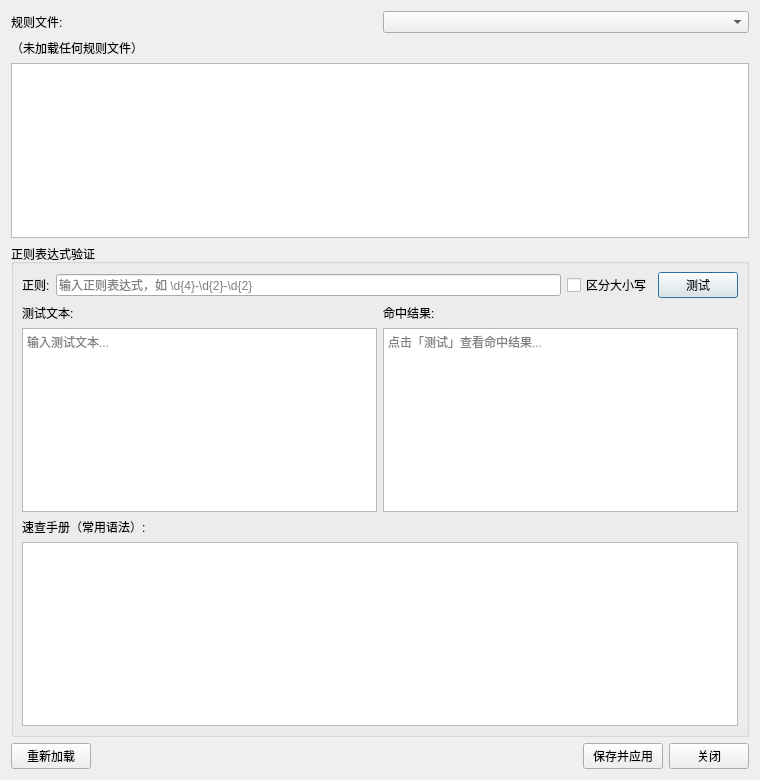
<?xml version="1.0" encoding="UTF-8"?>
<ui version="4.0">
 <class>RuleEditorDialog</class>
 <widget class="QDialog" name="RuleEditorDialog">
  <property name="geometry">
   <rect>
    <x>0</x>
    <y>0</y>
    <width>760</width>
    <height>780</height>
   </rect>
  </property>
  <property name="minimumSize">
   <size>
    <width>760</width>
    <height>780</height>
   </size>
  </property>
  <property name="windowTitle">
   <string>规则编辑器</string>
  </property>
  <layout class="QVBoxLayout" name="main_layout">
   <item>
    <layout class="QHBoxLayout" name="file_layout">
     <item>
      <widget class="QLabel" name="file_label">
       <property name="text">
        <string>规则文件:</string>
       </property>
      </widget>
     </item>
     <item>
      <widget class="QComboBox" name="file_combo"/>
     </item>
    </layout>
   </item>
   <item>
    <widget class="QLabel" name="empty_label">
     <property name="visible">
      <bool>false</bool>
     </property>
     <property name="text">
      <string>（未加载任何规则文件）</string>
     </property>
    </widget>
   </item>
   <item>
    <widget class="QTextEdit" name="rule_editor">
     <property name="fontFamily" stdset="0">
      <string>Consolas</string>
     </property>
    </widget>
   </item>
   <item>
    <widget class="QGroupBox" name="regex_test_group">
     <property name="title">
      <string>正则表达式验证</string>
     </property>
     <property name="toolTip">
      <string>测试正则表达式是否符合预期，与扫描引擎 finditer 行为一致</string>
     </property>
     <layout class="QVBoxLayout" name="regex_test_layout">
      <property name="spacing">
       <number>6</number>
      </property>
      <property name="leftMargin">
       <number>8</number>
      </property>
      <property name="topMargin">
       <number>8</number>
      </property>
      <property name="rightMargin">
       <number>8</number>
      </property>
      <property name="bottomMargin">
       <number>8</number>
      </property>
      <item>
       <layout class="QHBoxLayout" name="regex_input_layout">
        <item>
         <widget class="QLabel" name="regex_pattern_label">
          <property name="text">
           <string>正则:</string>
          </property>
         </widget>
        </item>
        <item>
         <widget class="QLineEdit" name="regex_pattern_edit">
          <property name="toolTip">
           <string>输入正则表达式，如 \d{4}-\d{2}-\d{2}</string>
          </property>
          <property name="placeholderText">
           <string>输入正则表达式，如 \d{4}-\d{2}-\d{2}</string>
          </property>
          <property name="fontFamily" stdset="0">
           <string>Consolas</string>
          </property>
          <property name="clearButtonEnabled">
           <bool>true</bool>
          </property>
         </widget>
        </item>
        <item>
         <widget class="QCheckBox" name="regex_case_sensitive_check">
          <property name="toolTip">
           <string>勾选后区分大小写（默认忽略大小写，与规则默认行为一致）</string>
          </property>
          <property name="text">
           <string>区分大小写</string>
          </property>
         </widget>
        </item>
        <item>
         <widget class="QPushButton" name="regex_test_btn">
          <property name="toolTip">
           <string>对测试文本执行正则匹配并显示命中结果</string>
          </property>
          <property name="text">
           <string>测试</string>
          </property>
          <property name="default">
           <bool>true</bool>
          </property>
         </widget>
        </item>
       </layout>
      </item>
      <item>
       <layout class="QHBoxLayout" name="regex_io_layout">
        <item>
         <layout class="QVBoxLayout" name="test_text_col">
          <item>
           <widget class="QLabel" name="test_text_label">
            <property name="text">
             <string>测试文本:</string>
            </property>
           </widget>
          </item>
          <item>
           <widget class="QPlainTextEdit" name="regex_test_text_edit">
            <property name="toolTip">
             <string>支持多行文本；每行独立匹配，跨行不连接</string>
            </property>
            <property name="placeholderText">
             <string>输入测试文本...</string>
            </property>
           </widget>
          </item>
         </layout>
        </item>
        <item>
         <layout class="QVBoxLayout" name="regex_result_col">
          <item>
           <widget class="QLabel" name="regex_result_label">
            <property name="text">
             <string>命中结果:</string>
            </property>
           </widget>
          </item>
          <item>
           <widget class="QTextEdit" name="regex_result_view">
            <property name="toolTip">
             <string>显示每个命中的位置、文本与捕获组</string>
            </property>
            <property name="readOnly">
             <bool>true</bool>
            </property>
            <property name="fontFamily" stdset="0">
             <string>Consolas</string>
            </property>
            <property name="placeholderText">
             <string>点击「测试」查看命中结果...</string>
            </property>
           </widget>
          </item>
         </layout>
        </item>
       </layout>
      </item>
      <item>
       <widget class="QLabel" name="regex_cheatsheet_label">
        <property name="text">
         <string>速查手册（常用语法）:</string>
        </property>
        <property name="toolTip">
         <string>Python re 模块支持的常用正则语法</string>
        </property>
       </widget>
      </item>
      <item>
       <widget class="QTextEdit" name="regex_cheatsheet_view">
        <property name="readOnly">
         <bool>true</bool>
        </property>
        <property name="fontFamily" stdset="0">
         <string>Consolas</string>
        </property>
       </widget>
      </item>
     </layout>
    </widget>
   </item>
   <item>
    <layout class="QHBoxLayout" name="btn_layout">
     <item>
      <widget class="QPushButton" name="reload_btn">
       <property name="toolTip">
        <string>放弃修改，从文件重新加载内容</string>
       </property>
       <property name="text">
        <string>重新加载</string>
       </property>
      </widget>
     </item>
     <item>
      <spacer name="btn_spacer">
       <property name="orientation">
        <enum>Qt::Horizontal</enum>
       </property>
       <property name="sizeHint" stdset="0">
        <size>
         <width>40</width>
         <height>20</height>
        </size>
       </property>
      </spacer>
     </item>
     <item>
      <widget class="QPushButton" name="save_btn">
       <property name="toolTip">
        <string>保存文件并重新加载规则集</string>
       </property>
       <property name="text">
        <string>保存并应用</string>
       </property>
      </widget>
     </item>
     <item>
      <widget class="QPushButton" name="close_btn">
       <property name="text">
        <string>关闭</string>
       </property>
      </widget>
     </item>
    </layout>
   </item>
  </layout>
 </widget>
 <resources/>
 <connections>
  <connection>
   <sender>close_btn</sender>
   <signal>clicked()</signal>
   <receiver>RuleEditorDialog</receiver>
   <slot>accept()</slot>
   <hints>
    <hint type="sourcelabel">
     <x>650</x>
     <y>480</y>
    </hint>
    <hint type="destinationlabel">
     <x>350</x>
     <y>250</y>
    </hint>
   </hints>
  </connection>
 </connections>
</ui>
